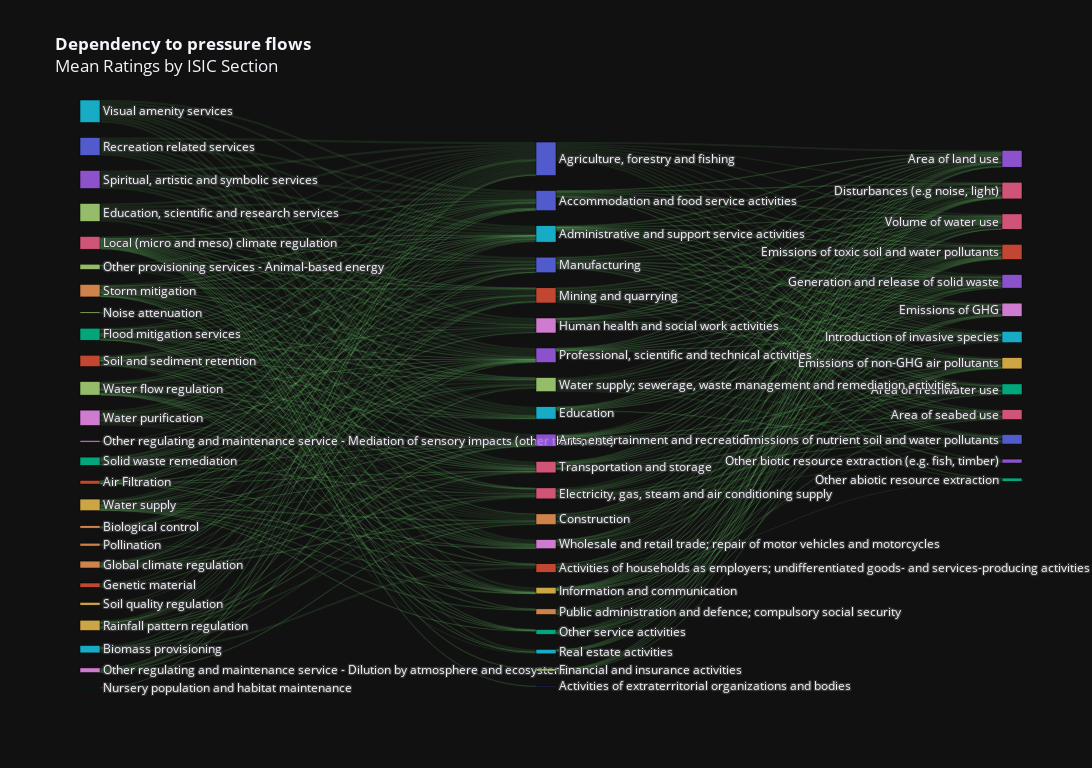

The cell this chart's notebook holds for it:
### Markdown cell above
# Visualising links
I wanted to find a way to quickly and easily visualise the various dependencies and pressures related to each category of economic activity. I started off with a traditional network plot, but found myself spending too much time optimising layout.

Conceptualising the relationships as flows, from what activities rely on to how they pressure ecosystems, I decided on a Sankey plot.

### Code cell
# It gets a bit messy this, I'm used to building networks from the ground up,
# I think there's a better way with pandas series, but this works

# Initialise some objects we'll need
nodes = {}
edges = {
    "source": [],
    "target": [],
    "value": [],
    "label": [],
    "color": [],
}

# Plotly wants unique node ids rather than labels to id links
node_id = 0

# Loop through the data and build the nodes and edges
for _, row in (
    df.groupby(["section", "ecol", "relationship_type"])["rating"]
    .mean()  # Again, we're working on the section mean for ease of plotting and interpretation
    .reset_index()
    .iterrows()
):
    if row["section"] not in nodes:
        # Basic node data for economic activities
        nodes[row["section"]] = {}
        nodes[row["section"]]["id"] = node_id
        nodes[row["section"]]["label"] = row["section"]
        nodes[row["section"]]["type"] = "Economic Activity"

        # Each new node bumps the id
        node_id += 1

    if row["ecol"] not in nodes:
        # Pretty much the same as above
        nodes[row["ecol"]] = {}
        nodes[row["ecol"]]["id"] = node_id
        nodes[row["ecol"]]["label"] = row["ecol"]
        nodes[row["ecol"]]["type"] = row[
            "relationship_type"
        ].title()  # They're lowercase in the data

        # As above
        node_id += 1

    # Add the edge data, order is important here, dependency is the source and activity is the target
    if row["relationship_type"] == "dependency":
        edges["source"].append(nodes[row["ecol"]]["id"])
        edges["target"].append(nodes[row["section"]]["id"])

    # But if it's pressure, we want to reverse the order
    else:
        edges["source"].append(nodes[row["section"]]["id"])
        edges["target"].append(nodes[row["ecol"]]["id"])

    # Add the rating and label to our edge data
    edges["value"].append(row["rating"])
    edges["label"].append(row["relationship_type"].title())

# Positioning is important, as plotly wants to arrange things so in a way that puts
# the most connected nodes in the middle, I want to keep the economic activities in the middle.


# This manually sets the horizontal position of the nodes
def horizontal_position(node):
    if node["type"] == "Economic Activity":
        return 0.5
    elif node["type"] == "Dependency":
        return 0
    else:
        return 1


# The plot itself
fig = go.Figure(
    data=[
        go.Sankey(
            arrangement="snap",
            node=dict(
                # Most of this is just defaults from the docs
                pad=15,
                thickness=20,
                line=dict(color="black", width=0.5),
                label=[node["label"] for node in nodes.values()],
                # Here we do the positioning with the function above
                x=[horizontal_position(node) for node in nodes.values()],
                # Plotly ignores xs if ys not specified, so I just set them all to 0.1
                y=[0.1 for node in nodes.values()],
            ),
            link=dict(
                # Sources and targets
                source=edges["source"],
                target=edges["target"],
                value=edges["value"],
                # Styling, a nice hard white for the hover and a very mellow and transparent green for the fill
                color="rgba(119, 221, 119, 0.1)",
                hovercolor="white",
                hovertemplate="%{source.label}<br/> -> %{target.label}<extra></extra>",
            ),
        )
    ]
)

# Add a title
fig.update_layout(
    title="<b>Dependency to pressure flows</b><br>Mean Ratings by ISIC Section"
)

# Dark theme
fig.update_layout(template="plotly_dark")

# Size
fig.update_layout(width=1400, height=768)

# Show without the plotly toolbar
fig.show(config={"displayModeBar": False})

# export to html
pio.write_html(
    fig, "charts/dependency_pressure_sankey.html", config={"displayModeBar": False}
)

### Figure 1 — Plotly figure (JSON) as saved in the notebook; plotly's stock layout.template omitted (floating-point values rounded to 4 significant figures; data arrays with more than 128 entries replaced by an {"elided": "..."} marker saying what was removed)
{"data": [{"arrangement": "snap", "link": {"color": "rgba(119, 221, 119, 0.1)", "hovercolor": "white", "hovertemplate": "Link from node %{source.customdata}<br />to node%{target.customdata}<br />has value %{value}<br />and data %{customdata}<extra></extra>", "source": {"elided": "528 int values"}, "target": {"elided": "528 int values"}, "value": {"elided": "528 float values"}}, "node": {"label": ["Accommodation and food service activities", "Air Filtration", "Area of freshwater use", "Area of land use", "Biological control", "Biomass provisioning", "Disturbances (e.g noise, light)", "Education, scientific and research services", "Emissions of GHG", "Emissions of non-GHG air pollutants", "Emissions of nutrient soil and water pollutants", "Emissions of toxic soil and water pollutants", "Flood mitigation services", "Generation and release of solid waste", "Global climate regulation", "Introduction of invasive species", "Local (micro and meso) climate regulation", "Noise attenuation ", "Other regulating and maintenance service - Mediation of sensory impacts (other than noise)", "Rainfall pattern regulation", "Recreation related services", "Soil and sediment retention", "Solid waste remediation", "Spiritual, artistic and symbolic services", "Storm mitigation", "Visual amenity services", "Volume of water use", "Water flow regulation", "Water purification", "Water supply", "Activities of extraterritorial organizations and bodies", "Activities of households as employers; undifferentiated goods- and services-producing activities of households for own use", "Other abiotic resource extraction", "Other biotic resource extraction (e.g. fish, timber)", "Pollination", "Administrative and support service activities", "Area of seabed use", "Other provisioning services - Animal-based energy", "Other regulating and maintenance service - Dilution by atmosphere and ecosystems", "Soil quality regulation", "Agriculture, forestry and fishing", "Genetic material", "Nursery population and habitat maintenance", "Arts, entertainment and recreation", "Construction", "Education", "Electricity, gas, steam and air conditioning supply", "Financial and insurance activities", "Human health and social work activities", "Information and communication", "Manufacturing", "Mining and quarrying", "Other service activities", "Professional, scientific and technical activities", "Public administration and defence; compulsory social security", "Real estate activities", "Transportation and storage", "Water supply; sewerage, waste management and remediation activities", "Wholesale and retail trade; repair of motor vehicles and motorcycles"], "line": {"color": "black", "width": 0.5}, "pad": 15, "thickness": 20, "x": [0.5, 0, 1, 1, 0, 0, 1, 0, 1, 1, 1, 1, 0, 1, 0, 1, 0, 0, 0, 0, 0, 0, 0, 0, 0, 0, 1, 0, 0, 0, 0.5, 0.5, 1, 1, 0, 0.5, 1, 0, 0, 0, 0.5, 0, 0, 0.5, 0.5, 0.5, 0.5, 0.5, 0.5, 0.5, 0.5, 0.5, 0.5, 0.5, 0.5, 0.5, 0.5, 0.5, 0.5], "y": [0.1, 0.1, 0.1, 0.1, 0.1, 0.1, 0.1, 0.1, 0.1, 0.1, 0.1, 0.1, 0.1, 0.1, 0.1, 0.1, 0.1, 0.1, 0.1, 0.1, 0.1, 0.1, 0.1, 0.1, 0.1, 0.1, 0.1, 0.1, 0.1, 0.1, 0.1, 0.1, 0.1, 0.1, 0.1, 0.1, 0.1, 0.1, 0.1, 0.1, 0.1, 0.1, 0.1, 0.1, 0.1, 0.1, 0.1, 0.1, 0.1, 0.1, 0.1, 0.1, 0.1, 0.1, 0.1, 0.1, 0.1, 0.1, 0.1]}, "type": "sankey"}], "layout": {"height": 768, "title": {"text": "<b>Dependency to pressure flows</b><br>Mean Ratings by ISIC Section"}, "width": 1400}}
